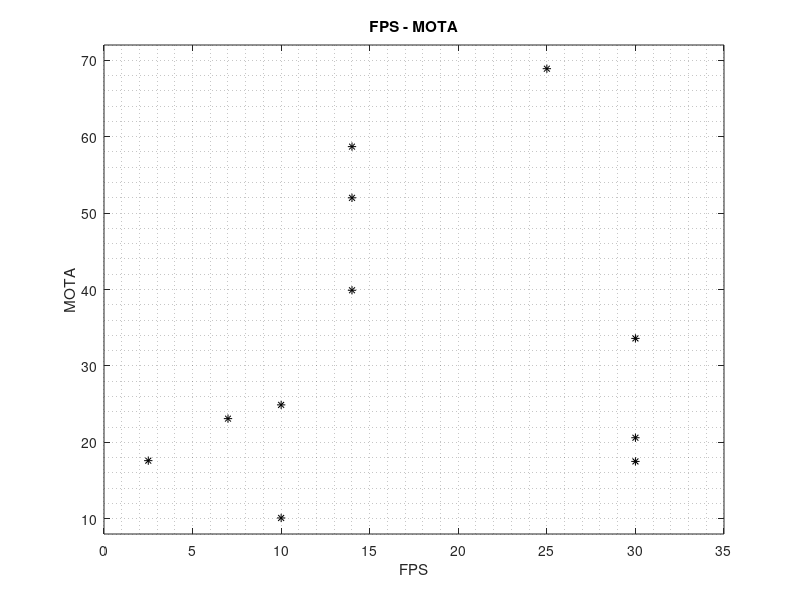
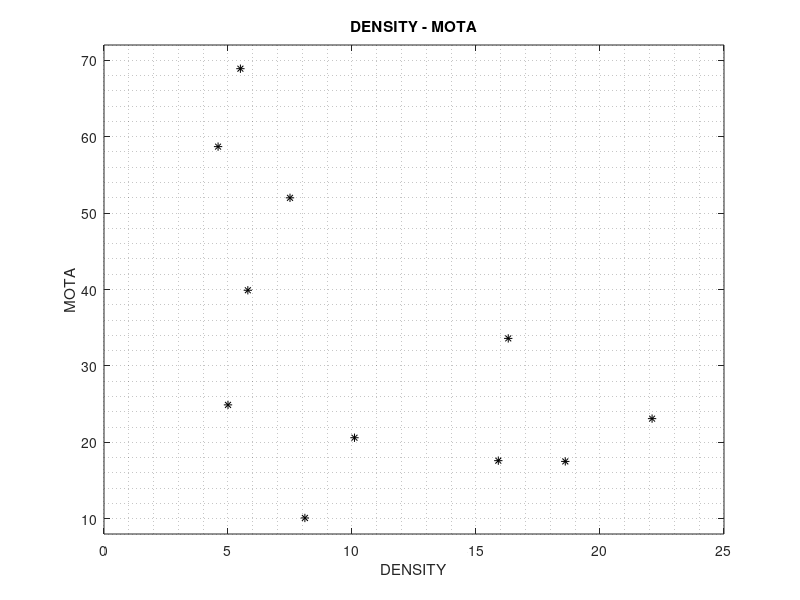

These figures' MATLAB source, in order:
mota = {
68.9
23.1
39.9
52.0
58.7
17.6
17.5
33.6
10.1
24.9
20.6
};

fps={
25
7
14
14
14
2.5
30
30
10
10
30
};

density = {
5.5
22.1
5.8
7.5
4.6
15.9
18.6
16.3
8.1
5.0
10.1
};

set(gcf, 'Position', [500, 300, 350, 300])
plot(cell2mat(fps)',cell2mat(mota)', 'k*');
xlabel('FPS');
ylabel('MOTA');
title('FPS - MOTA');
axis([0 35 8 72]);
grid minor;
saveas(gca, 'analysis_tracking/mot_analysis/seq_fps_mota.bmp');

figure
set(gcf, 'Position', [500, 300, 350, 300])
plot(cell2mat(density)',cell2mat(mota)', 'k*');
xlabel('DENSITY');
ylabel('MOTA');
title('DENSITY - MOTA');
axis([0 25 8 72]);
grid minor;
saveas(gca, 'analysis_tracking/mot_analysis/seq_density_mota.bmp');
